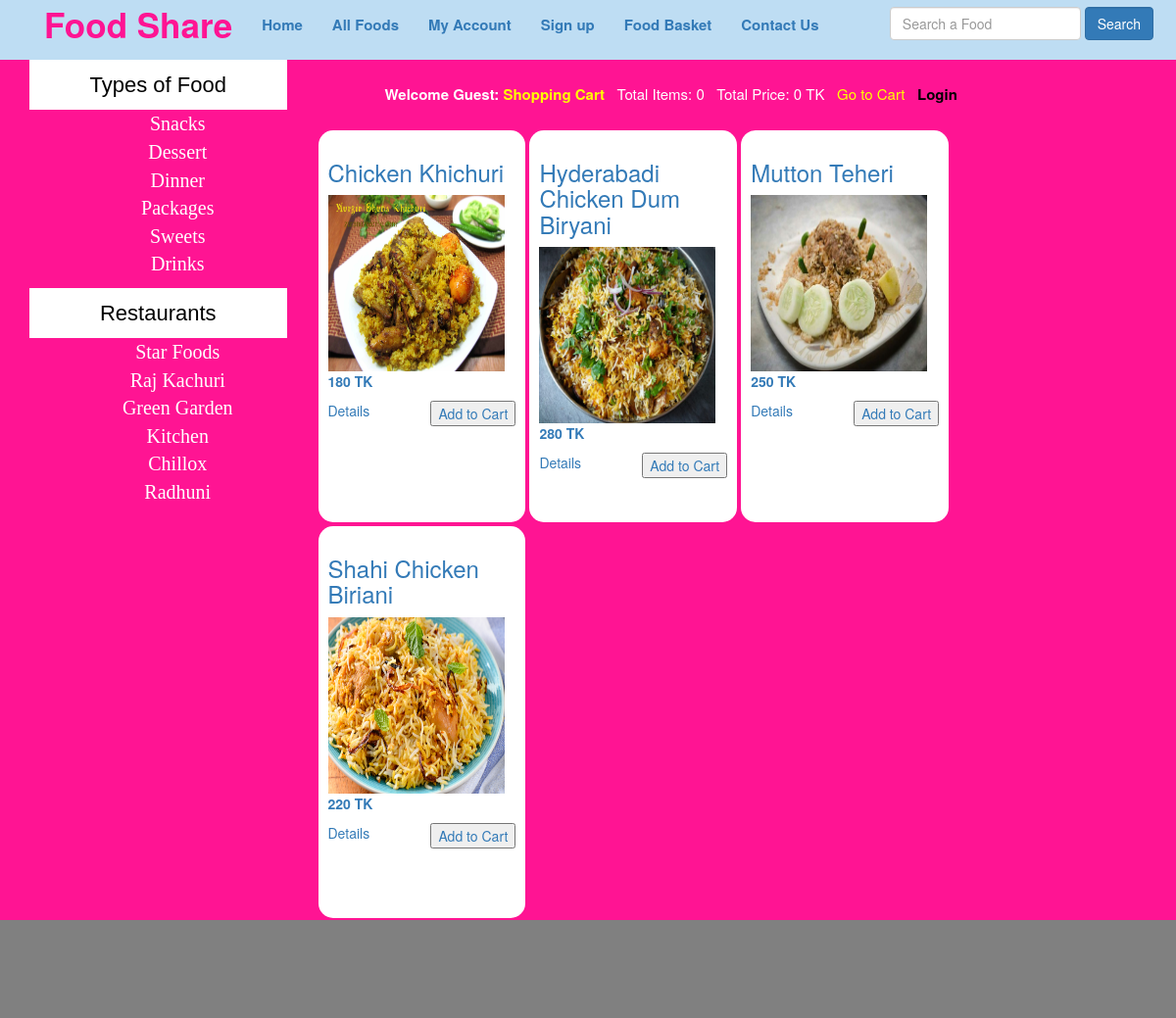
/index.php?cat=3, run on the app's committed database.
### tables this page shows
CREATE TABLE `categories` (
  `cat_id` int(100) NOT NULL,
  `cat_title` text NOT NULL
);

CREATE TABLE `brands` (
  `brand_id` int(100) NOT NULL,
  `brand_title` text NOT NULL
);

CREATE TABLE `products` (
  `product_id` int(100) NOT NULL,
  `product_cat` int(100) NOT NULL,
  `product_brand` int(100) NOT NULL,
  `product_title` varchar(255) NOT NULL,
  `product_price` int(100) NOT NULL,
  `product_desc` text NOT NULL,
  `product_image` text NOT NULL,
  `product_keywords` text NOT NULL
);

### functions/functions.php (the view, shortened to what this page needs)
<?php
    $con = mysqli_connect ("localhost","root","","Food Share");
    function getIp(){
        $ip = $_SERVER['REMOTE_ADDR'];
        return $ip;
    }
    function total_items(){
        if(isset($_GET['add_cart'])){
            global $con;
            $ip=getIp();
            $get_items = "select * from cart where ip_add='$ip'";
            $run_items = mysqli_query($con, $get_items);
            $count_items = mysqli_num_rows($run_items);
        } else {
            global $con;
            $ip=getIp();
            $get_items = "select * from cart where ip_add='$ip'";
            $run_items = mysqli_query($con, $get_items);
            $count_items = mysqli_num_rows($run_items);
        }
        echo $count_items;
    }
    function total_price(){
        $total=0;
        echo $total;
    }
    function getCats (){
        global $con;
        $get_cats = "select * from categories";
        $run_cats = mysqli_query($con, $get_cats);
        while ($row_cats=mysqli_fetch_array($run_cats)){
            $cat_id = $row_cats['cat_id'];
            $cat_title = $row_cats['cat_title'];
            echo "<li><a href='index.php?cat=$cat_id'>$cat_title</a></li>";
        }
    }
    function getBrands (){
        global $con;
        $get_brands = "select * from brands";
        $run_brands = mysqli_query($con, $get_brands);
        while ($row_brands=mysqli_fetch_array($run_brands)){
            $brand_id = $row_brands['brand_id'];
            $brand_title = $row_brands['brand_title'];
            echo "<li><a href='index.php?brand=$brand_id'>$brand_title</a></li>";
        }
    }
    function getCatPro(){
        if(isset($_GET['cat'])){
            $cat_id=$_GET['cat'];
            global $con;
            $get_cat_pro = "select * from products where product_cat='$cat_id'";
            $run_cat_pro = mysqli_query($con, $get_cat_pro);
            $count_cats = mysqli_num_rows($run_cat_pro);
           if($count_cats==0){
                echo "<h2>There is no product in this category</h2>";
                }else{ while($row_cat_pro=mysqli_fetch_array($run_cat_pro)){
                $pro_id=$row_cat_pro['product_id'];
                $pro_title=$row_cat_pro['product_title'];
                $pro_price=$row_cat_pro['product_price'];
                $pro_image=$row_cat_pro['product_image'];
                echo "
                    <a href='details.php?pro_id=$pro_id'><div class='col-md-3' style='background-color:white; margin:2px;; border-radius:15px; padding:10px; height:400px;'>
                        <h3>$pro_title</h3>
                        <img src='admin_area/product_images/$pro_image' width='180px' height='180px'/>
                        <p><b> $pro_price TK </b></p>
                        <a href='details.php?pro_id=$pro_id' style='float:left'>Details</a>
                        <a href='index.php?pri_id=$pro_id'><button style='float:right'>Add to Cart</button></a>
                    </div></a>
                ";}
            }
        }
    }
?>

### css/main.css (style rules this page uses)
body { background:skyblue; }
#cats li { list-style: none; display: block; margin 5px; }
#cats a { color: white; padding: 8px; margin: 5px; text-align: center; font-size: 20px; font-family: Comic Sans MS; text-decoration: none; }

### data on the page
categories: cat_title "Snacks"
categories: cat_title "Dessert"
categories: cat_title "Dinner"
categories: cat_title "Packages"
categories: cat_title "Sweets"
categories: cat_title "Drinks"
brands: brand_title "Star Foods"
brands: brand_title "Raj Kachuri"
brands: brand_title "Green Garden"
brands: brand_title "Kitchen"
brands: brand_title "Chillox"
brands: brand_title "Radhuni"
products: product_title "Chicken Khichuri", product_image (picture), product_price "180"
products: product_title "Hyderabadi Chicken Dum Biryani", product_image (picture), product_price "280"
products: product_title "Mutton Teheri", product_image (picture), product_price "250"
products: product_title "Shahi Chicken Biriani", product_image (picture), product_price "220"

### other printed values
$count_items "0"
$total "0"
